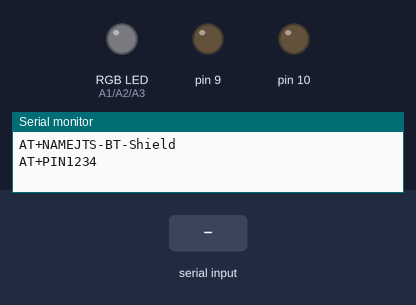
Simulated run of this sketch. Board: Arduino Uno, built with avr-gcc and run on an emulated ATmega328P. Parts: an RGB LED mixed from three pins (HIGH = lit), output pins drawn as LEDs (lit = HIGH), the last lines printed to the serial monitor. The inputs (shaded band) are chosen by the test bench.

Above: at 4.2 s.
4.3 s: "R90\n" received over Serial
At 5.3 s:
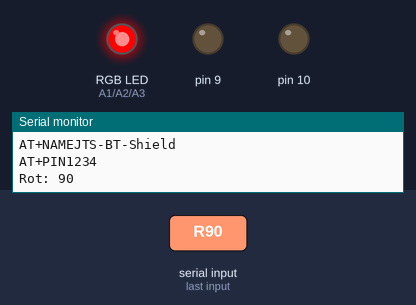
5.8 s: "G90\n" received over Serial
At 6.5 s:
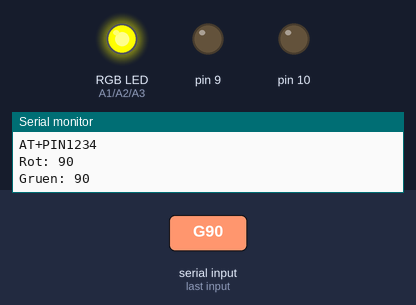
7.3 s: "B90\n" received over Serial
At 7.6 s:
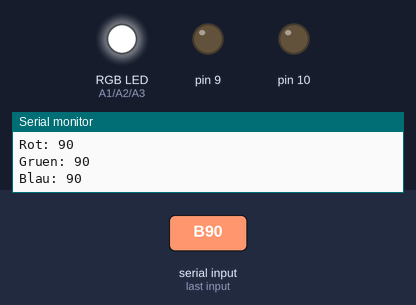
Timing chart, 0 to 10.3 s (numbered marks = the images above; inputs shaded):
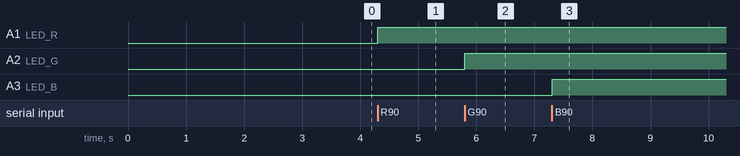

The sketch:

JTS-BT-Shield-2016.ino
```cpp
/*
 * Software für das JTS-Bluetooth-Shield Version 2016
 *
 * Die RGB-Led wird über ein per Bluetooth angekoppeltes Smartphone
 * gesteuert. Dazu überträgt das Smartphone Befehle der Art
 * R0 oder G15, jeweils mit CR (Zeilenende) oder LF (Zeilenvorschub) beendet
 * R, G oder B stehen für die einzustellende Farbe
 * 0..15 ist der Helligkeitswert (0 = aus, 15 = maximal)
 */

#include <TimerOne.h>

// Setzen von Bluetooth Parametern
#define BTSET   // wenn definiert, werden die Parameter an das Modul gesendet
                // funktioniert aber nur, wenn das Modul noch nicht gekoppelt ist.
#define BTNAME "JTS-BT-Shield"
#define BTPIN  "1234"

// Festlegen der Ausgangsleitungen, an denen die 3 LEDs angeschlossen sind
#define  LED_R  A1
#define  LED_G  A2
#define  LED_B  A3

// Die Helligkeitswerte der LEDs werden in einem Feld gespeichert
// diese Konstanten legen fest, welcher Feldeintrag (0..2) zu welcher Farbe gehört
#define  IDX_R  0
#define  IDX_G  1
#define  IDX_B  2

// Namen der Farben, um sie bei Debug-Ausgaben im Klartext anzeigen zu können
char name[][6] = { "Rot", "Gruen", "Blau" };

// Werte für die Helligkeit der drei LEDs 0=aus bis 15=max
uint8_t pwm[3];

// Die Auswertung der Steuerbefehle, die per Bluetooth eintreffen, erfolgt
// durch eine einfache Statemachine
#define S_START  1
#define S_VALUE  2

/*
 * Die Funktion setup wird nach dem Einschalten des Arduinos einmal ausgeführt,
 * in ihr werden grundlegende Einstellung vorgenommen, die den späteren Betrieb
 * vorbereiten
 * - Einstellen und Starten der seriellen Schnittstelle für Bluetooth
 * - Setzen der Ausgänge für die LEDs
 * - Setzen der Start-Helligkeiten der LEDs
 * - Konfigurieren des Bluetooth-Moduls (wenn BTSET definiert ist)
 * - Starten des Taktgebers
 */
void setup()
{
  Serial.begin(9600);               // das Bluetooth-Modul ist an der seriellen Schnittstelle angeschlossen

  digitalWrite(LED_R,LOW);          // Ausgang für die rote LED auf aus
  pinMode(LED_R, OUTPUT);           // Leitung für die rote LED als Ausgang schalten
  digitalWrite(LED_G,LOW);
  pinMode(LED_G, OUTPUT);
  digitalWrite(LED_B,LOW);
  pinMode(LED_B, OUTPUT);

  pwm[IDX_R] = 0;                   // nach dem Einschalten sind alle LEDs aus
  pwm[IDX_G] = 0;
  pwm[IDX_B] = 0;

#ifdef BTSET
  Serial.println();
// Setzen des Names des Bluetooth-Moduls
  Serial.print ( "AT+NAME" );
  Serial.print ( BTNAME );
  delay ( 1000 );
  Serial.println();
  while ( Serial.available() )
    Serial.print ( (char)Serial.read() );
  Serial.println();
  delay ( 1000 );

// Setzen des Pins des Bluetooth-Moduls
  Serial.print ( "AT+PIN" );
  Serial.print ( BTPIN );
  delay ( 1000 );
  Serial.println();
  while ( Serial.available() )
    Serial.print ( (char)Serial.read() );
  Serial.println();
#endif

// Starten des Timers 1, konfigurieren als 100µs Taktgeber
  Timer1.initialize(100);           // Setze den Timer so, dass er alle 100µs auslöst
  Timer1.disablePwm(9);             // Ausgang 9 wird nicht direkt vom Timer gesteuert
  Timer1.disablePwm(10);            // Ausgang 10 wird nicht direkt vom Timer gesteuert
  Timer1.attachInterrupt ( count ); // Rufe die Funktion count auf, wenn der Timer auslöst
}

/*
 * Die Funktion count wird durch den Timer 10.000 Mal pro Sekunde aufgerufen
 * Sie schaltet die Ausgänge, an denen die LEDs angeschlossen sind, aus oder ein
 * Sie zählt einen Zähler pwm_count von 1 bis 15 hoch, setzt ihn dann wieder auf 1
 * Durch einen Vergleich mit dem Helligkeitswert jeder Farbe wird der zugegehörige Ausgang aus-
 * oder eingeschaltet. Je länger der Ausgang eingeschaltet ist, umso heller leuchtet die LED
 */
void count ( void )
{
  static uint8_t pwm_count = 1;

  if (++pwm_count > 15) pwm_count = 1;
  if ( pwm[IDX_R] >= pwm_count ) digitalWrite ( LED_R, HIGH ); else digitalWrite ( LED_R, LOW );
  if ( pwm[IDX_G] >= pwm_count ) digitalWrite ( LED_G, HIGH ); else digitalWrite ( LED_G, LOW );
  if ( pwm[IDX_B] >= pwm_count ) digitalWrite ( LED_B, HIGH ); else digitalWrite ( LED_B, LOW );
}

/*
 * Die Funktion loop wird nach der Initialisierung setup() immer wieder aufgerufen
 *
 * Sie wertet die Befehle, die per Bluetooth kommen, aus und setzt die Farbwerte der drei LEDs
 */
void loop ()
{
  static uint8_t val = 0;
  static uint8_t state = S_START;
  static uint8_t channel;

  if ( Serial.available() ) {   // wenn ein Zeichen vom Bluetooth empfangen wurde
    char c = Serial.read();     // lies es aus und speichere es in c
    switch ( state ) {          // arbeite weiter in Abhängigkeit vom Empfangszustand:
      case S_START:   // Warten auf den Buchstaben, der die einzustellende Farbe enthält
        if ( c == 'R' || c == 'G' || c == 'B' ) { // wurde ein Farb-Buchstabe empfangen?
          val = 0;        // der einzustellende Wert wird auf 0 gesetzt
          switch ( c ) {  // je nach Buchstabe=Farbe wird der Feldindex gesetzt
            case 'R': channel = IDX_R; break;
            case 'G': channel = IDX_G; break;
            case 'B': channel = IDX_B; break;
          }
          state = S_VALUE; // neuer Empfangszustand: die nächsten Zeichen werden als Wert ausgewertet
        }
        break;

      case S_VALUE: // Lesen des Zahlenwertes
        if ( c == 0x0d || c == 0x0a || c == '#' ) { // Befehlsende erkannt?
          pwm[channel] = val;         // Übertrage den Helligkeitswert für die Farbe
          Serial.print ( name[channel] );   // Debug-Ausgabe
          Serial.print ( ": " );
          Serial.println ( val );
          state = S_START;            // neuer Empfangszustand: Beginne die Auswertung des nächsten Befehls
        } else {  // noch kein Befehlsende, also noch Zahl
          if ( isdigit(c) )           // wenn das Zeichen eine Ziffer ist
            val = val * 10 + (c-'0'); // erweitere die Zahl um die neue Stelle
        }
        break;

      default:      // Der Empfangsstatus war nicht definiert
        state = S_START;      // dann beginne mit einem neuen Befehl
    } // switch (state)
  } // Serial.available

}
```

Measured:
- after the input at 4.3 s, A1 (LED_R): LOW → HIGH at once
- after the input at 5.8 s, A2 (LED_G): LOW → HIGH at once
- after the input at 7.3 s, A3 (LED_B): LOW → HIGH at once
